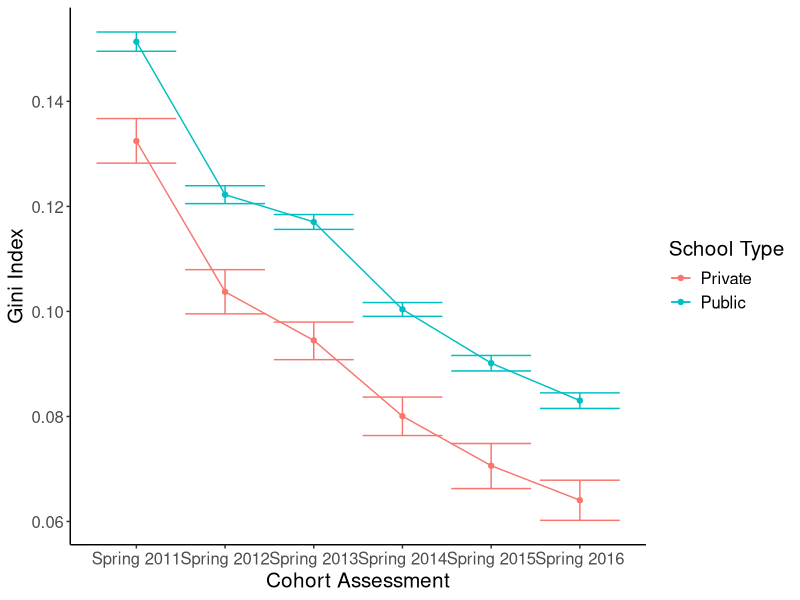
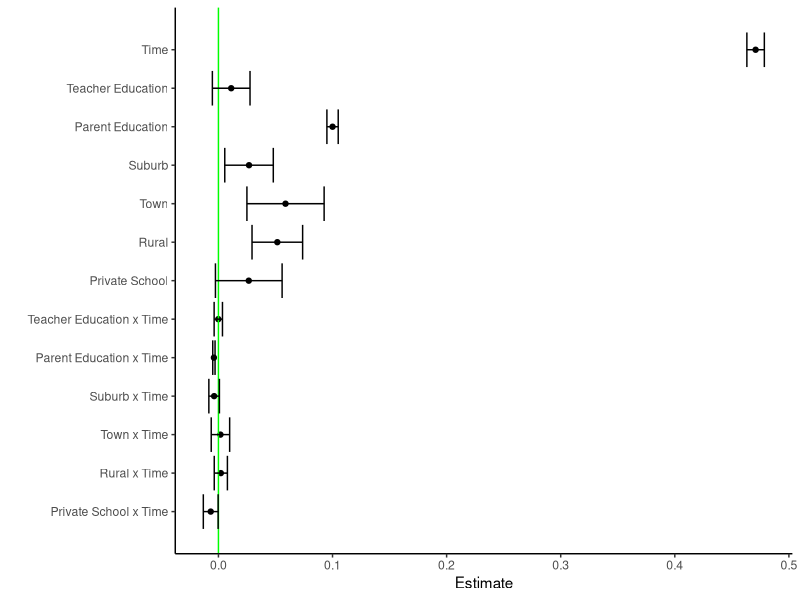

Source code (R) for these figures, in order:
## ---- chunk 1
library(ggplot2)
## ---- chunk 2
setwd("//Users//nicholashartman//Downloads//Education Data")

#Read from cluster-generated files
ests=as.matrix(read.csv("ests.csv")[,-1])
boots=as.matrix(read.csv("boots.csv")[,-1])
lower=as.matrix(read.csv("lower.csv")[,-1])
upper=as.matrix(read.csv("upper.csv")[,-1])
ggdata=data.frame(ests=c(ests[1,],ests[2,]),lower=c(lower[1,],lower[2,]),time=c(1:6,1:6),
                  upper=c(upper[1,],upper[2,]),school=c(rep("Public",6),rep("Private",6)))
g=ggplot(ggdata,aes(x=time,y=ests,group=school,color=school))+geom_line()+geom_point()
g=g+geom_errorbar(aes(ymin=lower, ymax=upper))+theme_classic()
g=g+ylab("Gini Index")+xlab("Cohort Assessment")
g=g+scale_x_continuous(breaks=1:6,labels=c("Spring 2011","Spring 2012","Spring 2013",
                                            "Spring 2014","Spring 2015","Spring 2016"))
g=g+theme(text=element_text(size=15))+labs(color="School Type")
g
## ---- chunk 3
#Run on local computer to make plot
setwd("//Users//nicholashartman//Downloads")
GLS=read.csv("GLS.csv")[,-1]
GLS_SE=read.csv("GLS_SE.csv")[,-1]
low=GLS-1.96*GLS_SE
up=GLS+1.96*GLS_SE
label=c("Intercept","Teacher Education","Time","Parent Education","Suburb","Town","Rural",
            "Private School","Teacher Education x Time","Parent Education x Time","Suburb x Time",
            "Town x Time","Rural x Time","Private School x Time")
GLS_data=data.frame(GLS,low,up,label)
GLS_data=GLS_data[14:2,]
GLS_data=GLS_data[c(1:11,13,12),]
GLS_data$label_num=c(1:13)
g=ggplot(GLS_data)+geom_point(aes(x=label_num,y=GLS))+coord_flip()
g=g+geom_hline(yintercept=0,col="green")+theme_classic()
g=g+geom_errorbar(aes(x=label_num,ymin=low,ymax=up))
g=g+scale_x_continuous(breaks=GLS_data$label_num,label=GLS_data$label)
g=g+ylab("Estimate")+xlab("")
g
